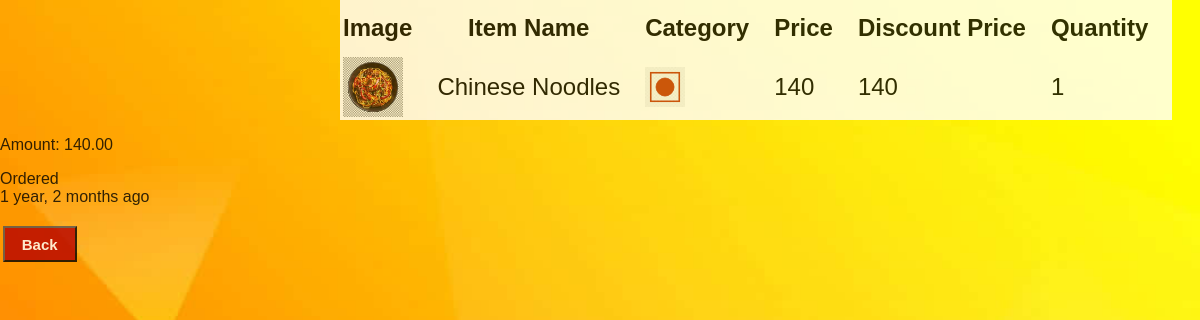
/order_view/50/ (signed in), run on the app's committed database.
### base/models.py (models this page shows, shortened)
class OrderItem(models.Model):
    order = models.ForeignKey(Order, on_delete=models.CASCADE)
    items = models.ForeignKey(Items, on_delete=models.CASCADE)
    quantity = models.IntegerField()
    rating = models.DecimalField(max_digits=3, decimal_places=2, validators=[MinValueValidator(0.0), MaxValueValidator(5.0)],null=True)

class Items(models.Model):
    class Cusine(models.TextChoices):
        NORTH_INDIAN = 'NORTH INDIAN', 'north indian'
        CHINESE = 'CHINESE', 'chinese'
        SOUTH_INDIAN = 'SOUTH INDIAN', 'south indian'
        WESTERN = 'WESTERN', 'western'
    name = models.CharField(max_length=40)
    price = models.DecimalField(max_digits=5, decimal_places=2)
    description = models.TextField(max_length=200, null=True)
    category = models.CharField(max_length=8, choices=CustomerProfile.Preferences.choices ,default=CustomerProfile.Preferences.VEG)
    image = models.ImageField(upload_to="items/")
    quantity = models.PositiveIntegerField(null=True, validators=[MinValueValidator(0),])
    rating = models.DecimalField(max_digits=3, decimal_places=2, validators=[MinValueValidator(0.0), MaxValueValidator(5.0)], default=0,null=True)
    restaurant = models.ForeignKey(Restaurant,on_delete=models.CASCADE)
    offer = models.IntegerField(validators=[MaxValueValidator(100),MinValueValidator(0)],default=0)
    cusine = models.CharField(max_length=20, choices= Cusine.choices, default= Cusine.SOUTH_INDIAN)

class Order(models.Model):
    created_on = models.DateTimeField(auto_now_add=True)
    updated = models.DateTimeField(auto_now=True)
    rating = models.DecimalField(max_digits=3, decimal_places=2, validators=[MinValueValidator(0.0), MaxValueValidator(5.0)],null=True)
    items = models.ManyToManyField(Items, related_name="placed", through='OrderItem')
    amount = models.DecimalField(max_digits=5, decimal_places=2)
    deliverer = models.ForeignKey(Deliverer, on_delete=models.SET_NULL, null=True)
    customer = models.ForeignKey(Customer, on_delete=models.CASCADE, related_name='foodorder')
    delivered = models. IntegerField(default=0)
    address = models.ForeignKey(Addresses, on_delete=models.DO_NOTHING, null=True)
    restaurant = models.ForeignKey(Restaurant, on_delete=models.CASCADE, null=True)
    class Meta:
        ordering = ['-created_on',]

### base/views.py (the view, shortened to what this page needs)
# urls.py: path('order_view/<str:pk>/', views.viewOrder, name='order-view'),
@login_required(login_url='login')
def viewOrder(request,pk):
    orderitem = OrderItem.objects.all().filter(order_id = pk).select_related('items','order')
    order = Order.objects.get(id=pk)
    return render(request,"base/order_view.html", {'orderitem':orderitem, 'order' : order})

### base/templates/base/order_view.html (shortened to what this page needs)
{%load static%}
{%load mathfilters%}
<head>
    <link rel="stylesheet" href="{%static 'styles/style.css'%}" />
</head>
<body class = 'bg'>
    <div>
        <table class='pending-table' >
            <tr>
                <th> Image </th>
                <th> Item Name </th>
                <th> Category</th>
                <th> Price </th>
                <th> Discount Price </th>
                <th> Quantity </th>
            </tr>
            {% for item in orderitem %}
                <tr>
                    <td> <img class="menu-item-image" src="{{item.items.image.url }}" width="60px" height="60px"/> </td>
                    <td> {{item.items.name}} </td>
                    <td>
                    {%if item.items.category == 'VEG' %}
                        <img src = "{%static 'images/veg.png'%}" width='40px' height='40px'/>
                    {%else%}
                        <img src = "{%static 'images/nonveg.png'%}" width='40px' height='40px'/>
                    {%endif%}
                    </td>
                    <td> {{item.items.price|floatformat:"0"}} </td>
                    <td class='offer'>
                        {%with off=item.items.price|mul:item.items.offer|div:100%}
                            {{item.items.price|sub:off|floatformat:"0"}}
                        {% endwith %}
                    </td>
                    <td > {{item.quantity}}</td>
                </tr>
            {% endfor %}
        </table>
        <p> Amount: {{order.amount}} </p>
        {%if request.user.role == 'CUSTOMER' %}
        <div>
            {%if order.delivered == 4 %}
                Delivered
            {%elif order.delivered == 3 %}
                On the way
            {%elif order.delivered == 2 %}
                Ready for pickup
            {%elif order.delivered == 1 %}
                Preparing
            {%elif order.delivered == 0 %}
                Ordered
            {%else%}
                Refused order
            {%endif%}
        </div>
        {%elif request.user.role == 'OWNER' and order.delivered == 0 %}
        <form method='POST'>
            {% csrf_token %}
            <input type='submit' name='accept' value='Accept'/>
            <input type='submit' name='refuse' value='Refuse'/>
        </form>
        {%endif%}
        <div>
            {{order.created_on|timesince}} ago
        </div>
        <div>
            <a href = "{% url 'home' %}" >
                <button class = 'login-button'>
                    Back
                </button>
            </a>
    </div>
</body>

### static/styles/style.css (style rules this page uses)
* { font-family: Arial, Helvetica, sans-serif; }
body { margin:0px; }
.login-button { background-color: rgb(182, 0, 0); color: white; height: 36px; width: 74px; font-weight: bold; font-size: 15px; cursor: pointer; margin-left: 2.7px; margin-top: 20; }
.pending-table { margin-top:0; margin-left: 340; font-size:x-large; line-height: 50px; background-image: url("../images/white.jpg"); }
tr th,tr td { padding-right: 22; }
.bg { background-image: url('../images/order.jpg'); background-size: 100% 100%; opacity: 80%; height:100vh; }

### data on the page
OrderItem: items.image (picture), items.name "Chinese Noodles", items.price "140", items.price|sub "140", quantity "1"
Order: amount "140.00", created_on "1 year, 2 months"
